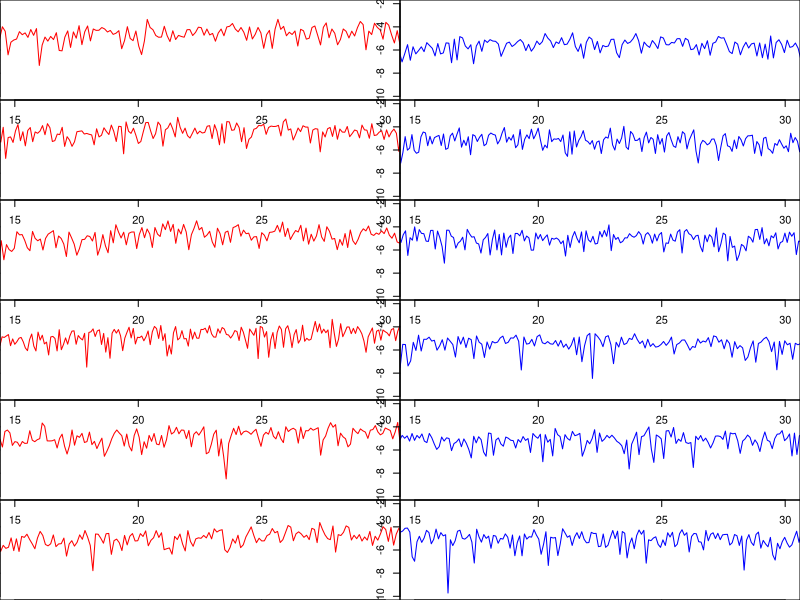

Source code (R):

o1 <- read.csv("open1.csv", col.names = c('magic', 'loffp', 'loffn', 'g1', 'g2', 'g3', 'g4', 'i1', 'i2', 'i3', 'i4', 'i5', 'i6', 'i7', 'i8'))
o2 <- read.csv("open2.csv", col.names = c('magic', 'loffp', 'loffn', 'g1', 'g2', 'g3', 'g4', 'i1', 'i2', 'i3', 'i4', 'i5', 'i6', 'i7', 'i8'))
o3 <- read.csv("open3.csv", col.names = c('magic', 'loffp', 'loffn', 'g1', 'g2', 'g3', 'g4', 'i1', 'i2', 'i3', 'i4', 'i5', 'i6', 'i7', 'i8'))
o4 <- read.csv("open4.csv", col.names = c('magic', 'loffp', 'loffn', 'g1', 'g2', 'g3', 'g4', 'i1', 'i2', 'i3', 'i4', 'i5', 'i6', 'i7', 'i8'))
o5 <- read.csv("open5.csv", col.names = c('magic', 'loffp', 'loffn', 'g1', 'g2', 'g3', 'g4', 'i1', 'i2', 'i3', 'i4', 'i5', 'i6', 'i7', 'i8'))
o6 <- read.csv("open6.csv", col.names = c('magic', 'loffp', 'loffn', 'g1', 'g2', 'g3', 'g4', 'i1', 'i2', 'i3', 'i4', 'i5', 'i6', 'i7', 'i8'))
c1 <- read.csv("closed1.csv", col.names = c('magic', 'loffp', 'loffn', 'g1', 'g2', 'g3', 'g4', 'i1', 'i2', 'i3', 'i4', 'i5', 'i6', 'i7', 'i8'))
c2 <- read.csv("closed2.csv", col.names = c('magic', 'loffp', 'loffn', 'g1', 'g2', 'g3', 'g4', 'i1', 'i2', 'i3', 'i4', 'i5', 'i6', 'i7', 'i8'))
c3 <- read.csv("closed3.csv", col.names = c('magic', 'loffp', 'loffn', 'g1', 'g2', 'g3', 'g4', 'i1', 'i2', 'i3', 'i4', 'i5', 'i6', 'i7', 'i8'))
c4 <- read.csv("closed4.csv", col.names = c('magic', 'loffp', 'loffn', 'g1', 'g2', 'g3', 'g4', 'i1', 'i2', 'i3', 'i4', 'i5', 'i6', 'i7', 'i8'))
c5 <- read.csv("closed5.csv", col.names = c('magic', 'loffp', 'loffn', 'g1', 'g2', 'g3', 'g4', 'i1', 'i2', 'i3', 'i4', 'i5', 'i6', 'i7', 'i8'))
c6 <- read.csv("closed6.csv", col.names = c('magic', 'loffp', 'loffn', 'g1', 'g2', 'g3', 'g4', 'i1', 'i2', 'i3', 'i4', 'i5', 'i6', 'i7', 'i8'))

opens <- list(o1$i1, o2$i1, o3$i1, o4$i1, o5$i1, o6$i1);
closd <- list(c1$i1, c2$i1, c3$i1, c4$i1, c5$i1, c6$i1);

# open and closed eyes FFTed
opensfft <- sapply(opens, function (data) { fft(data) })
closdfft <- sapply(closd, function (data) { fft(data) })

# open and closed eyes as seconds not samples
offtseconds <- sapply(opensfft, function (data) {
    ((0:(length(data)-1)/length(data))*250)
});
cfftseconds <- sapply(closdfft, function (data) {
    ((0:(length(data)-1)/length(data))*250)
});

par(mfrow=c(6,2), mar=c(0,0,0,0))
freq_min = 15;
freq_max = 30;
for(i in 1:6) {
  plot(offtseconds[[i]], log(abs(opensfft[[i]])),
        type='l', col='red', xlim=c(freq_min,freq_max), ylim=c(-10,-2));
  plot(cfftseconds[[i]], log(abs(closdfft[[i]])),
        type='l', col='blue', xlim=c(freq_min,freq_max), ylim=c(-10,-2));
}

opens_beta <- sapply(1:6, function (i) {
	mean(abs(opensfft[[i]][
		  (offtseconds[[i]] >= freq_min)
                & (offtseconds[[i]] < freq_max)])) })

closd_beta <- sapply(1:6, function (i) {
	mean(abs(closdfft[[i]][
		  (cfftseconds[[i]] >= freq_min)
                & (cfftseconds[[i]] < freq_max)])) })

ttest <- t.test(opens_beta, closd_beta);
ttest
